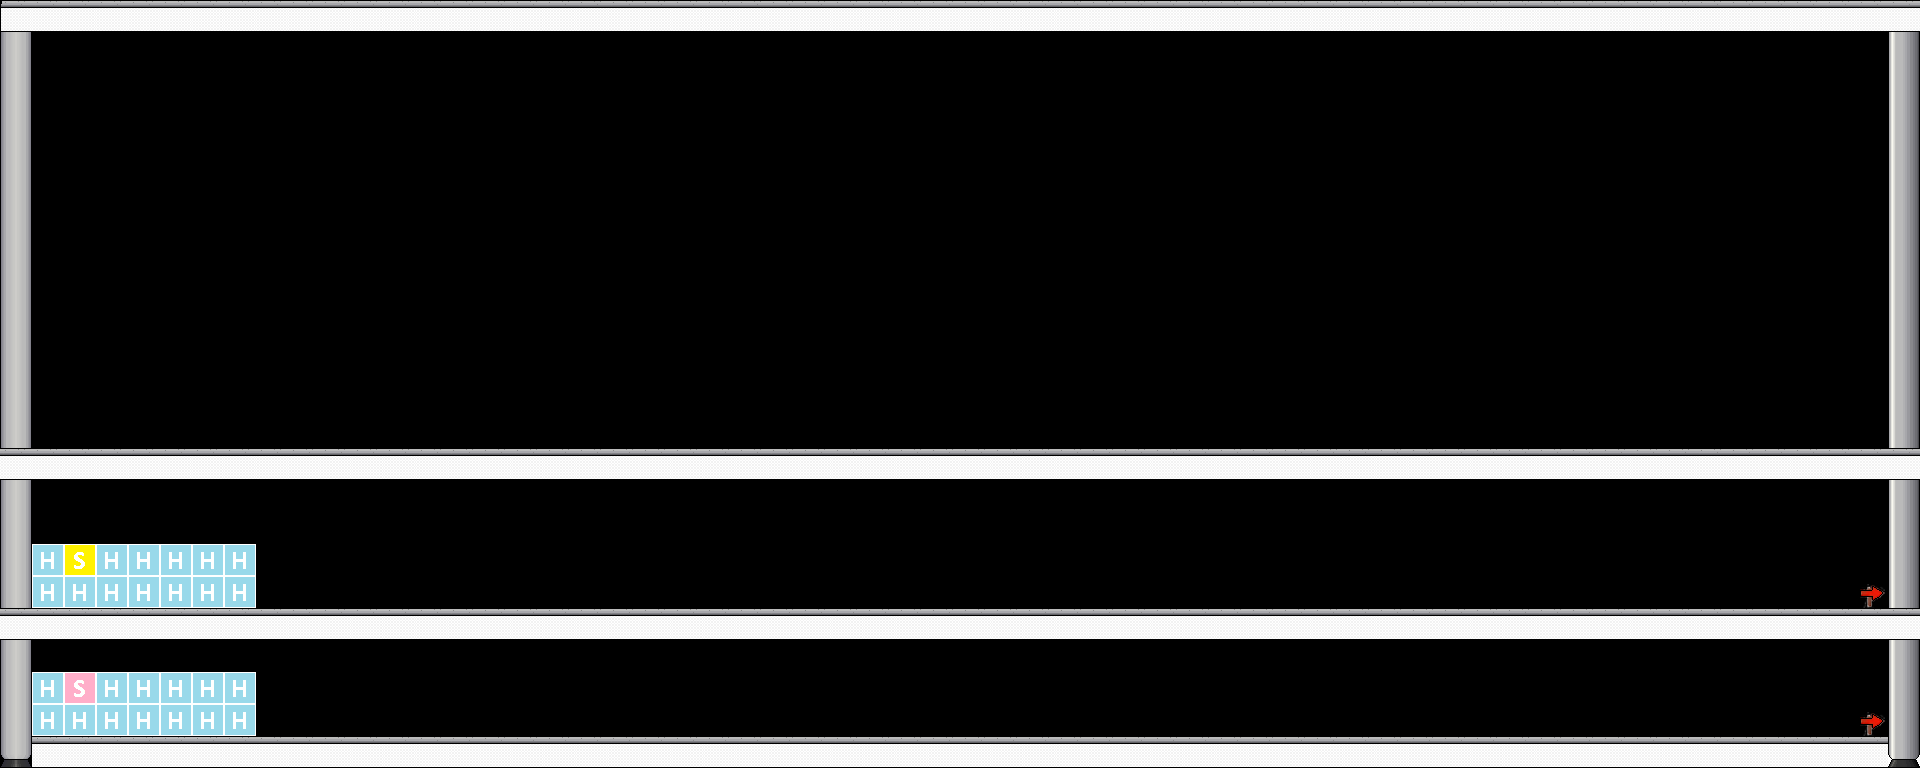

This is a level from a 2D game, rendered from its Tiled map with the project's own tilesets. A one-line summary and the map file follow, with tile-layer data summarised:
An orthogonal 60x24 tile map with 32x32 px tiles, 6 tile layers (collisions, spikes, help1, help2, ...), 7 tilesets and 1 object (tutorial).

<map version="1.0" orientation="orthogonal" width="60" height="24" tilewidth="32" tileheight="32">
 <tileset firstgid="1" name="betterBunnyDirt" tilewidth="32" tileheight="32">
  <image source="Levels/betterBunnyDirt.png" width="32" height="32" />
 </tileset>
 <tileset firstgid="2" name="bunnyTile" tilewidth="32" tileheight="32">
  <image source="Levels/bunnyTile.png" width="32" height="32" />
 </tileset>
 <tileset firstgid="3" name="perspective_walls" tilewidth="32" tileheight="32">
  <image source="Levels/perspective_walls.png" width="256" height="256" />
 </tileset>
 <tileset firstgid="67" name="markers" tilewidth="32" tileheight="32">
  <image source="Levels/levelMarkers.png" width="128" height="128" />
 </tileset>
 <tileset firstgid="83" name="lab-sheet" tilewidth="32" tileheight="32">
  <image source="lab-sheet.png" width="128" height="96" />
 </tileset>
 <tileset firstgid="95" name="arrows" tilewidth="32" tileheight="32">
  <image source="arrows.png" width="128" height="64" />
 </tileset>
 <tileset firstgid="103" name="new lab" tilewidth="32" tileheight="32">
  <image source="../new-assets/tiles/normal/lab-sheet-2.png" width="96" height="192" />
 </tileset>
 <layer name="collisions" width="60" height="24">
  <data>[1440 cells, 280 non-empty, 7 distinct tile ids]</data>
 </layer>
 <layer name="spikes" width="60" height="24">
  <data>[1440 cells, 0 non-empty, 0 distinct tile ids]</data>
 </layer>
 <layer name="help1" width="60" height="24">
  <properties>
   <property name="b" value="0" />
   <property name="g" value="0" />
   <property name="r" value="0" />
   <property name="text" value="Press d" />
   <property name="x" value="60" />
   <property name="y" value="650" />
  </properties>
  <data>[1440 cells, 14 non-empty, 1 distinct tile ids]</data>
 </layer>
 <layer name="help2" width="60" height="24">
  <properties>
   <property name="b" value="0" />
   <property name="g" value="0" />
   <property name="r" value="0" />
   <property name="text" value="Press d" />
   <property name="x" value="60" />
   <property name="y" value="480" />
  </properties>
  <data>[1440 cells, 28 non-empty, 1 distinct tile ids]</data>
 </layer>
 <layer name="directions" width="60" height="24">
  <data>[1440 cells, 2 non-empty, 1 distinct tile ids]</data>
 </layer>
 <layer name="players" width="60" height="24">
  <properties>
   <property name="visible" value="0" />
  </properties>
  <data>[1440 cells, 2 non-empty, 2 distinct tile ids]</data>
 </layer>
 <objectgroup name="special levels" width="60" height="24">
  <object name="tutorial" x="1792" y="0" width="128" height="768" />
 </objectgroup>
</map>
